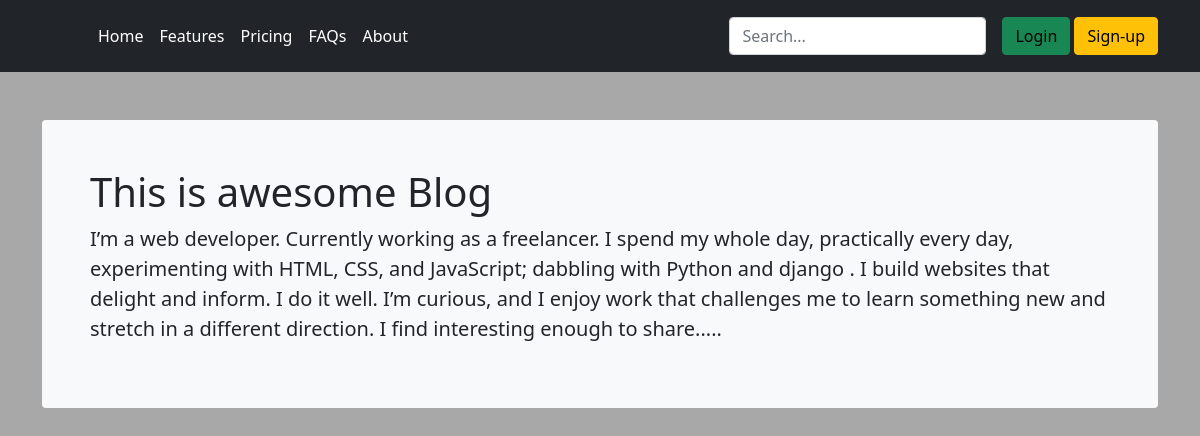
/post/1, run on the app's committed database.
### myapp/models.py (models this page shows)
class Blog(models.Model):
    heading =models.CharField(max_length=150)
    desc =models.CharField(max_length=20000)
    date= models.DateField()

### myapp/views.py (the view)
# urls.py: path('post/<str:pk>',views.post,name='post'),
def post(request , pk):
    blog=Blog.objects.get(id=pk)
    return render(request, "post.html",{'blog' : blog})

### myapp/templates/post.html (shortened to what this page needs)
{% extends 'basic.html' %}
{% block body %}
      <main class="container mb-5" >
        <div class="bg-light mt-5 p-5 rounded">
            <h1>{{blog.heading}}</h1>
            <p class="lead">{{blog.desc}}</p>
        </div>
      </main>
      {% endblock %}

### data on the page
Blog: heading "This is awesome Blog", desc "I’m a web developer. Currently working as a freelancer. I spend my whole day, practically every day, experimenting with HTML, CSS, and JavaScript; dabbling with Python and django . I build websites that delight and inform. I do it well. I’m curious, and I enjoy work that challenges me to learn something new and stretch in a different direction. I find interesting enough to share....."
